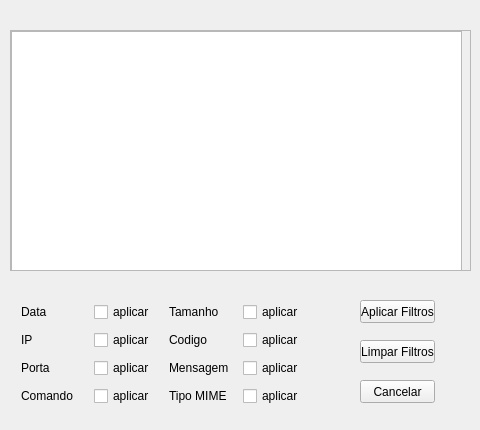
<?xml version="1.0" encoding="UTF-8"?>
<ui version="4.0">
 <class>TableForm</class>
 <widget class="QWidget" name="TableForm">
  <property name="geometry">
   <rect>
    <x>0</x>
    <y>0</y>
    <width>480</width>
    <height>430</height>
   </rect>
  </property>
  <property name="windowTitle">
   <string>Dados</string>
  </property>
  <widget class="QScrollArea" name="TableScrollArea">
   <property name="geometry">
    <rect>
     <x>10</x>
     <y>30</y>
     <width>461</width>
     <height>241</height>
    </rect>
   </property>
   <property name="widgetResizable">
    <bool>true</bool>
   </property>
   <widget class="QWidget" name="scrollAreaWidgetContents">
    <property name="geometry">
     <rect>
      <x>0</x>
      <y>0</y>
      <width>459</width>
      <height>239</height>
     </rect>
    </property>
    <widget class="QTableWidget" name="TableView">
     <property name="geometry">
      <rect>
       <x>0</x>
       <y>0</y>
       <width>451</width>
       <height>241</height>
      </rect>
     </property>
    </widget>
   </widget>
  </widget>
  <widget class="QWidget" name="gridLayoutWidget">
   <property name="geometry">
    <rect>
     <x>20</x>
     <y>300</y>
     <width>291</width>
     <height>111</height>
    </rect>
   </property>
   <layout class="QGridLayout" name="gridLayout">
    <item row="0" column="3">
     <widget class="QCheckBox" name="checkBox_tamanho">
      <property name="text">
       <string>aplicar</string>
      </property>
     </widget>
    </item>
    <item row="2" column="2">
     <widget class="QLabel" name="label_8">
      <property name="text">
       <string>Mensagem</string>
      </property>
     </widget>
    </item>
    <item row="2" column="3">
     <widget class="QCheckBox" name="checkBox_mensagem">
      <property name="text">
       <string>aplicar</string>
      </property>
     </widget>
    </item>
    <item row="3" column="2">
     <widget class="QLabel" name="label_4">
      <property name="text">
       <string>Tipo MIME</string>
      </property>
     </widget>
    </item>
    <item row="3" column="3">
     <widget class="QCheckBox" name="checkBox_tipo">
      <property name="text">
       <string>aplicar</string>
      </property>
     </widget>
    </item>
    <item row="0" column="1">
     <widget class="QCheckBox" name="checkBox_data">
      <property name="text">
       <string>aplicar</string>
      </property>
     </widget>
    </item>
    <item row="0" column="2">
     <widget class="QLabel" name="label_6">
      <property name="text">
       <string>Tamanho</string>
      </property>
     </widget>
    </item>
    <item row="3" column="0">
     <widget class="QLabel" name="label_5">
      <property name="layoutDirection">
       <enum>Qt::RightToLeft</enum>
      </property>
      <property name="text">
       <string>Comando</string>
      </property>
      <property name="indent">
       <number>1</number>
      </property>
     </widget>
    </item>
    <item row="1" column="2">
     <widget class="QLabel" name="label_7">
      <property name="text">
       <string>Codigo</string>
      </property>
     </widget>
    </item>
    <item row="2" column="0">
     <widget class="QLabel" name="label_3">
      <property name="layoutDirection">
       <enum>Qt::RightToLeft</enum>
      </property>
      <property name="text">
       <string>Porta</string>
      </property>
      <property name="indent">
       <number>1</number>
      </property>
     </widget>
    </item>
    <item row="1" column="3">
     <widget class="QCheckBox" name="checkBox_codigo">
      <property name="text">
       <string>aplicar</string>
      </property>
     </widget>
    </item>
    <item row="1" column="0">
     <widget class="QLabel" name="label_2">
      <property name="layoutDirection">
       <enum>Qt::RightToLeft</enum>
      </property>
      <property name="text">
       <string>IP</string>
      </property>
      <property name="indent">
       <number>1</number>
      </property>
     </widget>
    </item>
    <item row="1" column="1">
     <widget class="QCheckBox" name="checkBox_ip">
      <property name="text">
       <string>aplicar</string>
      </property>
     </widget>
    </item>
    <item row="2" column="1">
     <widget class="QCheckBox" name="checkBox_porta">
      <property name="text">
       <string>aplicar</string>
      </property>
     </widget>
    </item>
    <item row="3" column="1">
     <widget class="QCheckBox" name="checkBox_comando">
      <property name="text">
       <string>aplicar</string>
      </property>
     </widget>
    </item>
    <item row="0" column="0">
     <widget class="QLabel" name="label">
      <property name="layoutDirection">
       <enum>Qt::RightToLeft</enum>
      </property>
      <property name="text">
       <string>Data</string>
      </property>
      <property name="indent">
       <number>1</number>
      </property>
     </widget>
    </item>
   </layout>
  </widget>
  <widget class="QPushButton" name="pushButton">
   <property name="geometry">
    <rect>
     <x>360</x>
     <y>300</y>
     <width>75</width>
     <height>23</height>
    </rect>
   </property>
   <property name="text">
    <string>Aplicar Filtros</string>
   </property>
  </widget>
  <widget class="QPushButton" name="pushButton_2">
   <property name="geometry">
    <rect>
     <x>360</x>
     <y>340</y>
     <width>75</width>
     <height>23</height>
    </rect>
   </property>
   <property name="text">
    <string>Limpar Filtros</string>
   </property>
  </widget>
  <widget class="QPushButton" name="pushButton_3">
   <property name="geometry">
    <rect>
     <x>360</x>
     <y>380</y>
     <width>75</width>
     <height>23</height>
    </rect>
   </property>
   <property name="text">
    <string>Cancelar</string>
   </property>
  </widget>
 </widget>
 <resources/>
 <connections/>
</ui>
